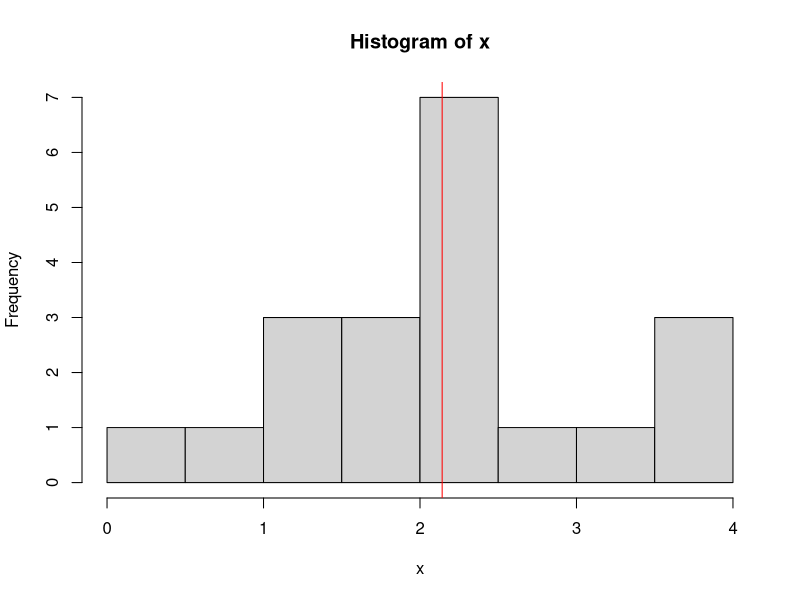
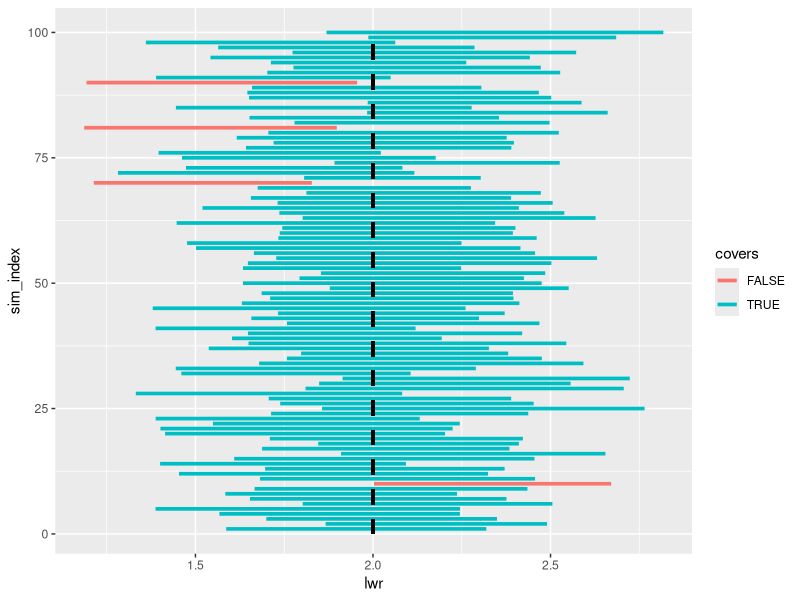
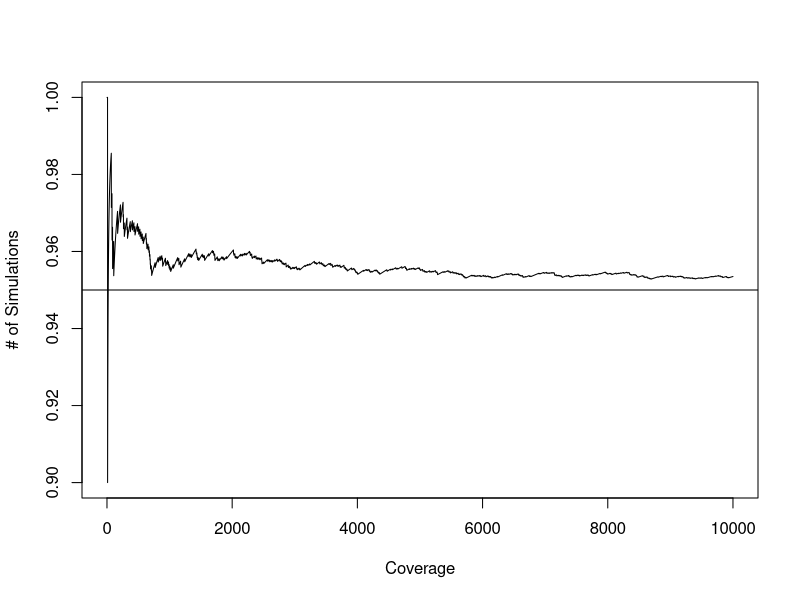
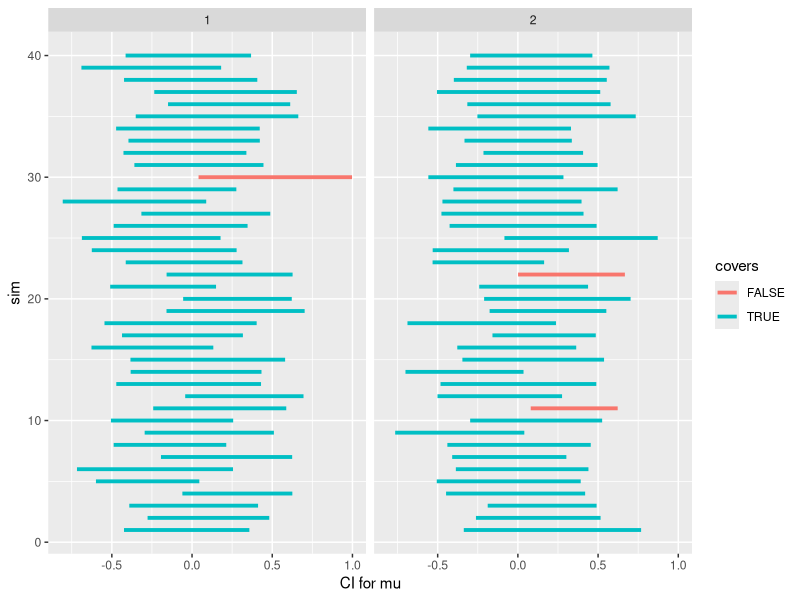
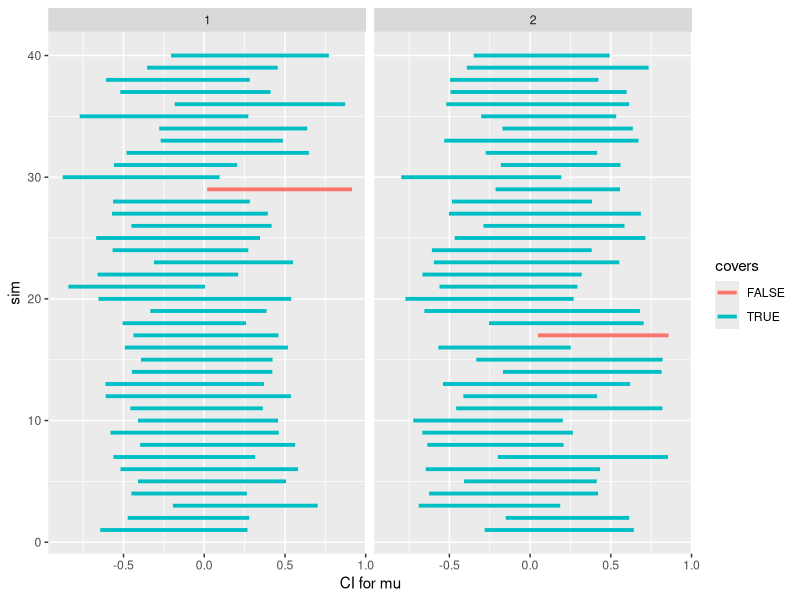
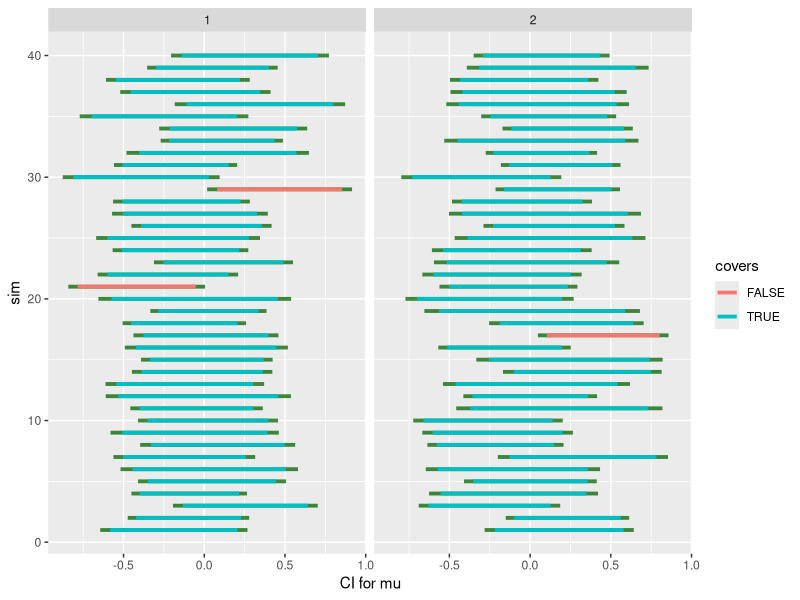

Recreate these plots in R, in order.
## ---- chunk 1
options(htmltools.dir.version = FALSE)
knitr::opts_chunk$set(echo = TRUE, fig.align="center", cache = TRUE)
library(ggplot2)
library(dplyr)
library(readr)
library(tidyr)
## ---- chunk 2
set.seed(123)
n <- 20
mu <- 2
sigma <- 1
x <- rnorm(n, mu, sigma)
x_bar <- mean(x)
s <- sd(x)
## ---- chunk 3
hist(x)
abline(v = x_bar, col = "red")
## ---- chunk 4
alpha <- 0.05
lwr <- x_bar - s / sqrt(n) * pt(1 - alpha / 2, n - 1)
upr <- x_bar + s / sqrt(n) * pt(1 - alpha / 2, n - 1)
## ---- chunk 5
cat(lwr, upr)
## ---- chunk 6
conf_int_simulation <- function(n_sims, n, mu, sigma, alpha = 0.05) {
  results <- data.frame(lwr = rep(NA, n_sims), upr = rep(NA, n_sims))
  
  for (k in 1:n_sims) {
    x <- rnorm(n, mu, sigma)
    x_bar <- mean(x)
    s <- sd(x)
    lwr <- x_bar - s / sqrt(n) * qt(1 - alpha / 2, n - 1)
    upr <- x_bar + s / sqrt(n) * qt(1 - alpha / 2, n - 1)
    results[k, ] <- c(lwr, upr)
  }
  results$sim_index <- 1:nrow(results)
  results$covers <- (mu > results$lwr) & (mu < results$upr)

  return(results)
}
## ---- chunk 7
set.seed(123)
n_sims <- 100
n <- 30
mu <- 2
sigma <- 1
alpha <- 0.05

sim_results <- conf_int_simulation(n_sims, n, mu, sigma, alpha)
head(sim_results)
## ---- chunk 8
cat("Coverage: ", mean(sim_results$covers))
## ---- chunk 9
ggplot(sim_results) + 
  geom_segment(aes(y = sim_index, yend = sim_index, x = lwr, xend = upr, color = covers), size = 1.25) + 
  geom_segment(y = 0, yend = n_sims, x = mu, xend = mu, size = 1.25, linetype = 2)
## ---- chunk 10
set.seed(123)
n_sims <- 10000
n <- 30
mu <- 2
sigma <- 1
alpha <- 0.05

sim_results <- conf_int_simulation(n_sims, n, mu, sigma, alpha)
mean(sim_results$covers)
## ---- chunk 11
plot(cumsum(sim_results$covers) / 1:n_sims, ty = "l", xlab = "Coverage", ylab = "# of Simulations")
abline(h = 1 - alpha)
## ---- chunk 12
set.seed(123)
n_sims <- 40
n <- 25
mu1 <- 0
mu2 <- 0
sigma <- 1
alpha <- 0.05
## ---- chunk 13
sim_results1 <- conf_int_simulation(n_sims, n, mu1, sigma, alpha)
sim_results2 <- conf_int_simulation(n_sims, n, mu2, sigma, alpha)
combined_results <- data.frame(covers1 = sim_results1$covers, covers2 = sim_results2$covers, sim = 1:n_sims)
combined_results$covers_all <- combined_results$covers1 & combined_results$covers2
## ---- chunk 14
cat("Combined coverage probability: ", mean(combined_results$covers_all), "\n")
cat("Group 1 coverage: ", mean(sim_results1$covers), "\n")
cat("Group 2 coverage: ", mean(sim_results2$covers), "\n")
## ---- chunk 15
sim_results <- bind_rows(sim_results1, sim_results2)
sim_results$grp <- rep(c(1, 2), each = n_sims)
sim_results$sim <- 1:n_sims
## ---- chunk 16
ggplot(sim_results) + 
  geom_segment(aes(y = sim, yend = sim, x = lwr, xend = upr, color = covers), size = 1.3) + 
  xlab("CI for mu") + 
  facet_grid(cols = vars(grp))
## ---- chunk 17
set.seed(123)
n_sims <- 40
n <- 30
mu1 <- 0
mu2 <- 0
mu3 <- 0
sigma <- 1
alpha <- 0.05
## ---- chunk 18
sim_results1 <- conf_int_simulation(n_sims, n, mu1, sigma, alpha)
sim_results2 <- conf_int_simulation(n_sims, n, mu2, sigma, alpha)
sim_results3 <- conf_int_simulation(n_sims, n, mu3, sigma, alpha)
combined_results <- data.frame(covers1 = sim_results1$covers, covers2 = sim_results2$covers, covers3 = sim_results3$covers)
combined_results$covers_all <- combined_results$covers1 & combined_results$covers2 & combined_results$covers3
## ---- chunk 19
cat("Combined coverage probability: ", mean(combined_results$covers_all), "\n")
cat("Group 1 coverage: ", mean(sim_results1$covers), "\n")
cat("Group 2 coverage: ", mean(sim_results2$covers), "\n")
cat("Group 3 coverage: ", mean(sim_results3$covers))
## ---- chunk 20
set.seed(123)
n_sims <- 10000
n <- 30
mu1 <- 0
mu2 <- 0
mu3 <- 0
mu4 <- 0
sigma <- 1
alpha <- 0.05
## ---- chunk 21
sim_results1 <- conf_int_simulation(n_sims, n, mu1, sigma, alpha)
sim_results2 <- conf_int_simulation(n_sims, n, mu2, sigma, alpha)
sim_results3 <- conf_int_simulation(n_sims, n, mu3, sigma, alpha)
sim_results4 <- conf_int_simulation(n_sims, n, mu4, sigma, alpha)
combined_results <- data.frame(covers1 = sim_results1$covers, covers2 = sim_results2$covers, covers3 = sim_results3$covers, covers4 = sim_results4$covers)
combined_results$covers_all <- combined_results$covers1 & combined_results$covers2 & combined_results$covers3 & combined_results$covers4
## ---- chunk 22
cat("Combined coverage probability: ", mean(combined_results$covers_all), "\n")
cat("Group 1 coverage: ", mean(sim_results1$covers), "\n")
cat("Group 2 coverage: ", mean(sim_results2$covers), "\n")
cat("Group 3 coverage: ", mean(sim_results3$covers), "\n")
cat("Group 4 coverage: ", mean(sim_results4$covers))
## ---- chunk 23
bonferroni_simulation <- function(n_sims, n, mu, sigma, K, alpha = 0.05) {
  results <- data.frame(lwr = rep(NA, n_sims), upr = rep(NA, n_sims))
  
  for (k in 1:n_sims) {
    x <- rnorm(n, mu, sigma)
    x_bar <- mean(x)
    s <- sd(x)
    lwr <- x_bar - s / sqrt(n) * qt(1 - alpha / (2 * K), n - 1)
    upr <- x_bar + s / sqrt(n) * qt(1 - alpha / (2 * K), n - 1)
    results[k, ] <- c(lwr, upr)
  }
  results$sim_index <- 1:nrow(results)
  results$covers <- (mu > results$lwr) & (mu < results$upr)

  return(results)
}
## ---- chunk 24
set.seed(12)
n_sims <- 40
n <- 25
mu1 <- 0
mu2 <- 0
sigma <- 1
K <- 2
alpha <- 0.05
## ---- chunk 25
sim_results1 <- bonferroni_simulation(n_sims, n, mu1, sigma, K, alpha)
sim_results2 <- bonferroni_simulation(n_sims, n, mu2, sigma, K, alpha)
combined_results <- data.frame(covers1 = sim_results1$covers, covers2 = sim_results2$covers, sim = 1:n_sims)
combined_results$covers_all <- combined_results$covers1 & combined_results$covers2
## ---- chunk 26
cat("Combined coverage probability: ", mean(combined_results$covers_all), "\n")
cat("Group 1 coverage: ", mean(sim_results1$covers), "\n")
cat("Group 2 coverage: ", mean(sim_results2$covers), "\n")
## ---- chunk 27
sim_results <- bind_rows(sim_results1, sim_results2)
sim_results$grp <- rep(c(1, 2), each = n_sims)
sim_results$sim <- 1:n_sims
## ---- chunk 28
ggplot(sim_results) + 
  geom_segment(aes(y = sim, yend = sim, x = lwr, xend = upr, color = covers), size = 1.3) + 
  xlab("CI for mu") + 
  facet_grid(cols = vars(grp))
## ---- chunk 29
set.seed(12)
n_sims <- 40
n <- 25
mu1 <- 0
mu2 <- 0
sigma <- 1
K <- 2
alpha <- 0.05
## ---- chunk 30
set.seed(12)
bonf_sim_results1 <- bonferroni_simulation(n_sims, n, mu1, sigma, K, alpha)
bonf_sim_results2 <- bonferroni_simulation(n_sims, n, mu2, sigma, K, alpha)
set.seed(12)
sim_results1 <- conf_int_simulation(n_sims, n, mu1, sigma, alpha)
sim_results2 <- conf_int_simulation(n_sims, n, mu2, sigma, alpha)
## ---- chunk 31
sim_results <- bind_rows(sim_results1, sim_results2)
sim_results$grp <- rep(c(1, 2), each = n_sims)
sim_results$sim <- 1:n_sims
sim_results$lwr_bonf <- c(bonf_sim_results1$lwr, bonf_sim_results2$lwr)
sim_results$upr_bonf <- c(bonf_sim_results1$upr, bonf_sim_results2$upr)
## ---- chunk 32
ggplot(sim_results) + 
  geom_segment(aes(y = sim, yend = sim, x = lwr_bonf, xend = upr_bonf), color = "darkgreen", alpha = 0.75, size = 1.3) + 
  geom_segment(aes(y = sim, yend = sim, x = lwr, xend = upr, color = covers), size = 1.3) + 
  xlab("CI for mu") + 
  facet_grid(cols = vars(grp))
## ---- chunk 33
set.seed(123)
n_sims <- 5000
n <- 30
mu1 <- 0
mu2 <- 0
mu3 <- 0
mu4 <- 0
sigma <- 1
alpha <- 0.05
K <- 4
## ---- chunk 34
sim_results1 <- bonferroni_simulation(n_sims, n, mu1, sigma, K, alpha)
sim_results2 <- bonferroni_simulation(n_sims, n, mu2, sigma, K, alpha)
sim_results3 <- bonferroni_simulation(n_sims, n, mu3, sigma, K, alpha)
sim_results4 <- bonferroni_simulation(n_sims, n, mu4, sigma, K, alpha)
combined_results <- data.frame(covers1 = sim_results1$covers, covers2 = sim_results2$covers, covers3 = sim_results3$covers, covers4 = sim_results4$covers)
combined_results$covers_all <- combined_results$covers1 & combined_results$covers2 & combined_results$covers3 & combined_results$covers4
## ---- chunk 35
cat("Combined coverage probability: ", mean(combined_results$covers_all), "\n")
cat("Group 1 coverage: ", mean(sim_results1$covers), "\n")
cat("Group 2 coverage: ", mean(sim_results2$covers), "\n")
cat("Group 3 coverage: ", mean(sim_results3$covers), "\n")
cat("Group 4 coverage: ", mean(sim_results4$covers))
